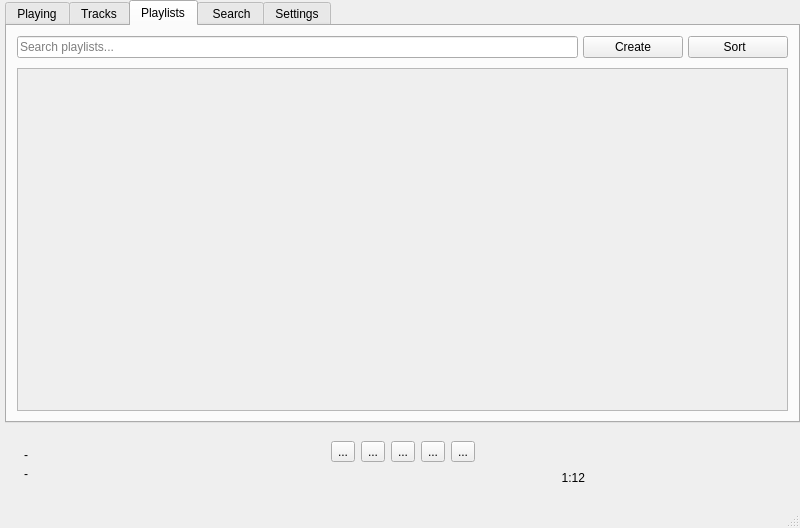
<?xml version="1.0" encoding="UTF-8"?>
<ui version="4.0">
 <class>MainWindow</class>
 <widget class="QMainWindow" name="MainWindow">
  <property name="geometry">
   <rect>
    <x>0</x>
    <y>0</y>
    <width>800</width>
    <height>528</height>
   </rect>
  </property>
  <property name="minimumSize">
   <size>
    <width>600</width>
    <height>450</height>
   </size>
  </property>
  <property name="windowTitle">
   <string>MainWindow</string>
  </property>
  <widget class="QWidget" name="centralwidget">
   <layout class="QGridLayout" name="gridLayout">
    <property name="leftMargin">
     <number>5</number>
    </property>
    <property name="topMargin">
     <number>0</number>
    </property>
    <property name="rightMargin">
     <number>0</number>
    </property>
    <property name="bottomMargin">
     <number>0</number>
    </property>
    <property name="spacing">
     <number>0</number>
    </property>
    <item row="1" column="0">
     <widget class="QWidget" name="player_widget" native="true">
      <property name="autoFillBackground">
       <bool>true</bool>
      </property>
      <layout class="QHBoxLayout" name="horizontalLayout" stretch="1,2,1">
       <item>
        <widget class="QWidget" name="widget_2" native="true">
         <layout class="QVBoxLayout" name="verticalLayout_4">
          <property name="spacing">
           <number>5</number>
          </property>
          <property name="leftMargin">
           <number>10</number>
          </property>
          <property name="topMargin">
           <number>16</number>
          </property>
          <property name="rightMargin">
           <number>10</number>
          </property>
          <property name="bottomMargin">
           <number>16</number>
          </property>
          <item>
           <widget class="QLabel" name="label_player_title">
            <property name="sizePolicy">
             <sizepolicy hsizetype="Preferred" vsizetype="Fixed">
              <horstretch>0</horstretch>
              <verstretch>0</verstretch>
             </sizepolicy>
            </property>
            <property name="text">
             <string>-</string>
            </property>
            <property name="wordWrap">
             <bool>false</bool>
            </property>
           </widget>
          </item>
          <item>
           <widget class="QLabel" name="label_player_artist">
            <property name="sizePolicy">
             <sizepolicy hsizetype="Preferred" vsizetype="Fixed">
              <horstretch>0</horstretch>
              <verstretch>0</verstretch>
             </sizepolicy>
            </property>
            <property name="text">
             <string>-</string>
            </property>
            <property name="wordWrap">
             <bool>false</bool>
            </property>
           </widget>
          </item>
         </layout>
        </widget>
       </item>
       <item>
        <widget class="QWidget" name="player_middle" native="true">
         <layout class="QVBoxLayout" name="verticalLayout_6">
          <item>
           <layout class="QHBoxLayout" name="player_buttons">
            <item>
             <spacer name="horizontalSpacer_2">
              <property name="orientation">
               <enum>Qt::Horizontal</enum>
              </property>
              <property name="sizeHint" stdset="0">
               <size>
                <width>40</width>
                <height>20</height>
               </size>
              </property>
             </spacer>
            </item>
            <item>
             <widget class="QToolButton" name="player_button_shuffle">
              <property name="toolTip">
               <string>Shuffle the player queue.</string>
              </property>
              <property name="toolTipDuration">
               <number>-1</number>
              </property>
              <property name="text">
               <string>...</string>
              </property>
              <property name="iconSize">
               <size>
                <width>20</width>
                <height>20</height>
               </size>
              </property>
             </widget>
            </item>
            <item>
             <widget class="QToolButton" name="player_button_prev">
              <property name="text">
               <string>...</string>
              </property>
              <property name="iconSize">
               <size>
                <width>20</width>
                <height>20</height>
               </size>
              </property>
             </widget>
            </item>
            <item>
             <widget class="QToolButton" name="player_button_play">
              <property name="text">
               <string>...</string>
              </property>
              <property name="iconSize">
               <size>
                <width>24</width>
                <height>24</height>
               </size>
              </property>
             </widget>
            </item>
            <item>
             <widget class="QToolButton" name="player_button_next">
              <property name="text">
               <string>...</string>
              </property>
              <property name="iconSize">
               <size>
                <width>20</width>
                <height>20</height>
               </size>
              </property>
             </widget>
            </item>
            <item>
             <widget class="QToolButton" name="player_button_repeat">
              <property name="text">
               <string>...</string>
              </property>
              <property name="iconSize">
               <size>
                <width>20</width>
                <height>20</height>
               </size>
              </property>
             </widget>
            </item>
            <item>
             <spacer name="horizontalSpacer_3">
              <property name="orientation">
               <enum>Qt::Horizontal</enum>
              </property>
              <property name="sizeHint" stdset="0">
               <size>
                <width>40</width>
                <height>20</height>
               </size>
              </property>
             </spacer>
            </item>
           </layout>
          </item>
          <item>
           <layout class="QHBoxLayout" name="player_time" stretch="1">
            <property name="spacing">
             <number>10</number>
            </property>
            <item>
             <widget class="QLabel" name="label_current_time">
              <property name="text">
               <string>1:12</string>
              </property>
              <property name="alignment">
               <set>Qt::AlignRight|Qt::AlignTrailing|Qt::AlignVCenter</set>
              </property>
             </widget>
            </item>
           </layout>
          </item>
         </layout>
        </widget>
       </item>
       <item>
        <widget class="QWidget" name="player_volume" native="true">
         <layout class="QHBoxLayout" name="horizontalLayout_4" stretch="1">
          <item>
           <spacer name="horizontalSpacer">
            <property name="orientation">
             <enum>Qt::Horizontal</enum>
            </property>
            <property name="sizeType">
             <enum>QSizePolicy::Preferred</enum>
            </property>
            <property name="sizeHint" stdset="0">
             <size>
              <width>170</width>
              <height>20</height>
             </size>
            </property>
           </spacer>
          </item>
         </layout>
        </widget>
       </item>
      </layout>
     </widget>
    </item>
    <item row="0" column="0">
     <widget class="QTabWidget" name="tab_widget">
      <property name="tabPosition">
       <enum>QTabWidget::North</enum>
      </property>
      <property name="tabShape">
       <enum>QTabWidget::Rounded</enum>
      </property>
      <property name="currentIndex">
       <number>2</number>
      </property>
      <property name="elideMode">
       <enum>Qt::ElideMiddle</enum>
      </property>
      <property name="usesScrollButtons">
       <bool>false</bool>
      </property>
      <property name="tabsClosable">
       <bool>false</bool>
      </property>
      <property name="tabBarAutoHide">
       <bool>false</bool>
      </property>
      <widget class="QWidget" name="tab_playing">
       <attribute name="title">
        <string>Playing</string>
       </attribute>
       <widget class="QPushButton" name="testbutton">
        <property name="geometry">
         <rect>
          <x>210</x>
          <y>110</y>
          <width>90</width>
          <height>28</height>
         </rect>
        </property>
        <property name="text">
         <string>PushButton</string>
        </property>
        <property name="checkable">
         <bool>true</bool>
        </property>
        <property name="checked">
         <bool>false</bool>
        </property>
       </widget>
       <widget class="QToolButton" name="toolButton">
        <property name="geometry">
         <rect>
          <x>390</x>
          <y>230</y>
          <width>191</width>
          <height>71</height>
         </rect>
        </property>
        <property name="text">
         <string>Die</string>
        </property>
        <property name="toolButtonStyle">
         <enum>Qt::ToolButtonTextBesideIcon</enum>
        </property>
       </widget>
       <widget class="QLabel" name="label">
        <property name="geometry">
         <rect>
          <x>500</x>
          <y>130</y>
          <width>131</width>
          <height>71</height>
         </rect>
        </property>
        <property name="text">
         <string>TextLabel</string>
        </property>
        <property name="textInteractionFlags">
         <set>Qt::LinksAccessibleByMouse|Qt::TextEditable|Qt::TextSelectableByMouse</set>
        </property>
       </widget>
       <widget class="QLineEdit" name="lineEdit">
        <property name="geometry">
         <rect>
          <x>160</x>
          <y>260</y>
          <width>113</width>
          <height>28</height>
         </rect>
        </property>
       </widget>
      </widget>
      <widget class="QWidget" name="tab_library">
       <attribute name="title">
        <string>Tracks</string>
       </attribute>
       <layout class="QGridLayout" name="gridLayout_3">
        <property name="leftMargin">
         <number>5</number>
        </property>
        <property name="topMargin">
         <number>5</number>
        </property>
        <property name="rightMargin">
         <number>5</number>
        </property>
        <property name="bottomMargin">
         <number>5</number>
        </property>
       </layout>
      </widget>
      <widget class="QWidget" name="tab_playlists">
       <attribute name="title">
        <string>Playlists</string>
       </attribute>
       <layout class="QVBoxLayout" name="verticalLayout_3">
        <property name="spacing">
         <number>5</number>
        </property>
        <property name="leftMargin">
         <number>5</number>
        </property>
        <property name="topMargin">
         <number>5</number>
        </property>
        <property name="rightMargin">
         <number>5</number>
        </property>
        <property name="bottomMargin">
         <number>5</number>
        </property>
        <item>
         <widget class="QWidget" name="search_menu_2" native="true">
          <property name="sizePolicy">
           <sizepolicy hsizetype="Preferred" vsizetype="Preferred">
            <horstretch>2</horstretch>
            <verstretch>0</verstretch>
           </sizepolicy>
          </property>
          <layout class="QVBoxLayout" name="verticalLayout_8">
           <property name="spacing">
            <number>10</number>
           </property>
           <property name="leftMargin">
            <number>5</number>
           </property>
           <property name="topMargin">
            <number>5</number>
           </property>
           <property name="rightMargin">
            <number>5</number>
           </property>
           <property name="bottomMargin">
            <number>5</number>
           </property>
           <item>
            <layout class="QHBoxLayout" name="playlist_field" stretch="6,1,1">
             <property name="spacing">
              <number>5</number>
             </property>
             <item>
              <widget class="QLineEdit" name="search_request_2">
               <property name="sizePolicy">
                <sizepolicy hsizetype="Preferred" vsizetype="Preferred">
                 <horstretch>0</horstretch>
                 <verstretch>0</verstretch>
                </sizepolicy>
               </property>
               <property name="minimumSize">
                <size>
                 <width>0</width>
                 <height>0</height>
                </size>
               </property>
               <property name="focusPolicy">
                <enum>Qt::ClickFocus</enum>
               </property>
               <property name="text">
                <string/>
               </property>
               <property name="dragEnabled">
                <bool>true</bool>
               </property>
               <property name="placeholderText">
                <string>Search playlists...</string>
               </property>
               <property name="clearButtonEnabled">
                <bool>true</bool>
               </property>
              </widget>
             </item>
             <item>
              <widget class="QPushButton" name="playlists_new_button">
               <property name="sizePolicy">
                <sizepolicy hsizetype="Fixed" vsizetype="Fixed">
                 <horstretch>0</horstretch>
                 <verstretch>0</verstretch>
                </sizepolicy>
               </property>
               <property name="minimumSize">
                <size>
                 <width>100</width>
                 <height>0</height>
                </size>
               </property>
               <property name="focusPolicy">
                <enum>Qt::NoFocus</enum>
               </property>
               <property name="text">
                <string>Create</string>
               </property>
              </widget>
             </item>
             <item>
              <widget class="QPushButton" name="playlists_sort_button">
               <property name="sizePolicy">
                <sizepolicy hsizetype="Fixed" vsizetype="Fixed">
                 <horstretch>0</horstretch>
                 <verstretch>0</verstretch>
                </sizepolicy>
               </property>
               <property name="minimumSize">
                <size>
                 <width>100</width>
                 <height>0</height>
                </size>
               </property>
               <property name="focusPolicy">
                <enum>Qt::NoFocus</enum>
               </property>
               <property name="text">
                <string>Sort  </string>
               </property>
              </widget>
             </item>
            </layout>
           </item>
           <item>
            <widget class="QScrollArea" name="playlists_scroll_area">
             <property name="sizePolicy">
              <sizepolicy hsizetype="Preferred" vsizetype="Expanding">
               <horstretch>0</horstretch>
               <verstretch>0</verstretch>
              </sizepolicy>
             </property>
             <property name="widgetResizable">
              <bool>true</bool>
             </property>
             <widget class="QWidget" name="scrollAreaWidgetContents_2">
              <property name="geometry">
               <rect>
                <x>0</x>
                <y>0</y>
                <width>769</width>
                <height>324</height>
               </rect>
              </property>
              <layout class="QVBoxLayout" name="verticalLayout_2"/>
             </widget>
            </widget>
           </item>
          </layout>
         </widget>
        </item>
       </layout>
      </widget>
      <widget class="QWidget" name="tab_search">
       <attribute name="title">
        <string> Search</string>
       </attribute>
       <layout class="QGridLayout" name="gridLayout_4" rowstretch="0" columnstretch="0,0">
        <property name="leftMargin">
         <number>5</number>
        </property>
        <property name="topMargin">
         <number>5</number>
        </property>
        <property name="rightMargin">
         <number>5</number>
        </property>
        <property name="bottomMargin">
         <number>5</number>
        </property>
        <item row="0" column="1">
         <widget class="QWidget" name="search_properties" native="true">
          <property name="sizePolicy">
           <sizepolicy hsizetype="Preferred" vsizetype="Preferred">
            <horstretch>1</horstretch>
            <verstretch>0</verstretch>
           </sizepolicy>
          </property>
          <layout class="QVBoxLayout" name="verticalLayout_5">
           <item>
            <widget class="QPushButton" name="properties_button">
             <property name="focusPolicy">
              <enum>Qt::NoFocus</enum>
             </property>
             <property name="text">
              <string>Close</string>
             </property>
            </widget>
           </item>
           <item>
            <widget class="QScrollArea" name="properties_area">
             <property name="sizePolicy">
              <sizepolicy hsizetype="Preferred" vsizetype="Preferred">
               <horstretch>0</horstretch>
               <verstretch>1</verstretch>
              </sizepolicy>
             </property>
             <property name="widgetResizable">
              <bool>true</bool>
             </property>
             <widget class="QWidget" name="scrollAreaWidgetContents_4">
              <property name="geometry">
               <rect>
                <x>0</x>
                <y>0</y>
                <width>238</width>
                <height>322</height>
               </rect>
              </property>
              <property name="layoutDirection">
               <enum>Qt::LeftToRight</enum>
              </property>
              <layout class="QVBoxLayout" name="verticalLayout_9"/>
             </widget>
            </widget>
           </item>
          </layout>
         </widget>
        </item>
        <item row="0" column="0">
         <widget class="QWidget" name="search_menu" native="true">
          <property name="sizePolicy">
           <sizepolicy hsizetype="Preferred" vsizetype="Preferred">
            <horstretch>2</horstretch>
            <verstretch>0</verstretch>
           </sizepolicy>
          </property>
          <layout class="QVBoxLayout" name="verticalLayout_7">
           <property name="spacing">
            <number>10</number>
           </property>
           <property name="leftMargin">
            <number>5</number>
           </property>
           <property name="topMargin">
            <number>5</number>
           </property>
           <property name="rightMargin">
            <number>5</number>
           </property>
           <property name="bottomMargin">
            <number>5</number>
           </property>
           <item>
            <layout class="QHBoxLayout" name="search_field">
             <property name="spacing">
              <number>5</number>
             </property>
             <item>
              <widget class="QLineEdit" name="search_request">
               <property name="sizePolicy">
                <sizepolicy hsizetype="Preferred" vsizetype="Preferred">
                 <horstretch>0</horstretch>
                 <verstretch>0</verstretch>
                </sizepolicy>
               </property>
               <property name="minimumSize">
                <size>
                 <width>0</width>
                 <height>0</height>
                </size>
               </property>
               <property name="focusPolicy">
                <enum>Qt::ClickFocus</enum>
               </property>
               <property name="text">
                <string>plamenev</string>
               </property>
               <property name="dragEnabled">
                <bool>true</bool>
               </property>
               <property name="placeholderText">
                <string>Title, artist...</string>
               </property>
               <property name="clearButtonEnabled">
                <bool>true</bool>
               </property>
              </widget>
             </item>
             <item>
              <widget class="QPushButton" name="search_button">
               <property name="sizePolicy">
                <sizepolicy hsizetype="Fixed" vsizetype="Preferred">
                 <horstretch>0</horstretch>
                 <verstretch>0</verstretch>
                </sizepolicy>
               </property>
               <property name="focusPolicy">
                <enum>Qt::NoFocus</enum>
               </property>
               <property name="autoFillBackground">
                <bool>false</bool>
               </property>
               <property name="styleSheet">
                <string notr="true"/>
               </property>
               <property name="text">
                <string> Search</string>
               </property>
              </widget>
             </item>
            </layout>
           </item>
           <item>
            <widget class="QScrollArea" name="search_scroll_area">
             <property name="sizePolicy">
              <sizepolicy hsizetype="Preferred" vsizetype="Expanding">
               <horstretch>0</horstretch>
               <verstretch>0</verstretch>
              </sizepolicy>
             </property>
             <property name="widgetResizable">
              <bool>true</bool>
             </property>
             <widget class="QWidget" name="search_contents">
              <property name="geometry">
               <rect>
                <x>0</x>
                <y>0</y>
                <width>505</width>
                <height>324</height>
               </rect>
              </property>
              <layout class="QVBoxLayout" name="verticalLayout"/>
             </widget>
            </widget>
           </item>
          </layout>
         </widget>
        </item>
       </layout>
      </widget>
      <widget class="QWidget" name="tab_2">
       <attribute name="title">
        <string>Settings</string>
       </attribute>
       <widget class="QLabel" name="label_settings">
        <property name="geometry">
         <rect>
          <x>290</x>
          <y>210</y>
          <width>141</width>
          <height>51</height>
         </rect>
        </property>
        <property name="text">
         <string>settings l</string>
        </property>
       </widget>
       <widget class="QComboBox" name="comboBox">
        <property name="geometry">
         <rect>
          <x>30</x>
          <y>20</y>
          <width>161</width>
          <height>24</height>
         </rect>
        </property>
        <item>
         <property name="text">
          <string>System</string>
         </property>
        </item>
        <item>
         <property name="text">
          <string>Default-light</string>
         </property>
        </item>
        <item>
         <property name="text">
          <string>Default-dark</string>
         </property>
        </item>
       </widget>
       <widget class="QPushButton" name="update_button">
        <property name="geometry">
         <rect>
          <x>680</x>
          <y>10</y>
          <width>90</width>
          <height>28</height>
         </rect>
        </property>
        <property name="text">
         <string>upd</string>
        </property>
       </widget>
       <widget class="QLabel" name="label_2">
        <property name="geometry">
         <rect>
          <x>77</x>
          <y>125</y>
          <width>191</width>
          <height>31</height>
         </rect>
        </property>
        <property name="text">
         <string>download stack/queue</string>
        </property>
       </widget>
       <widget class="QPushButton" name="show_properties_button">
        <property name="geometry">
         <rect>
          <x>680</x>
          <y>40</y>
          <width>90</width>
          <height>28</height>
         </rect>
        </property>
        <property name="text">
         <string>show</string>
        </property>
       </widget>
      </widget>
     </widget>
    </item>
   </layout>
  </widget>
  <widget class="QStatusBar" name="status_bar"/>
 </widget>
 <resources/>
 <connections/>
</ui>
